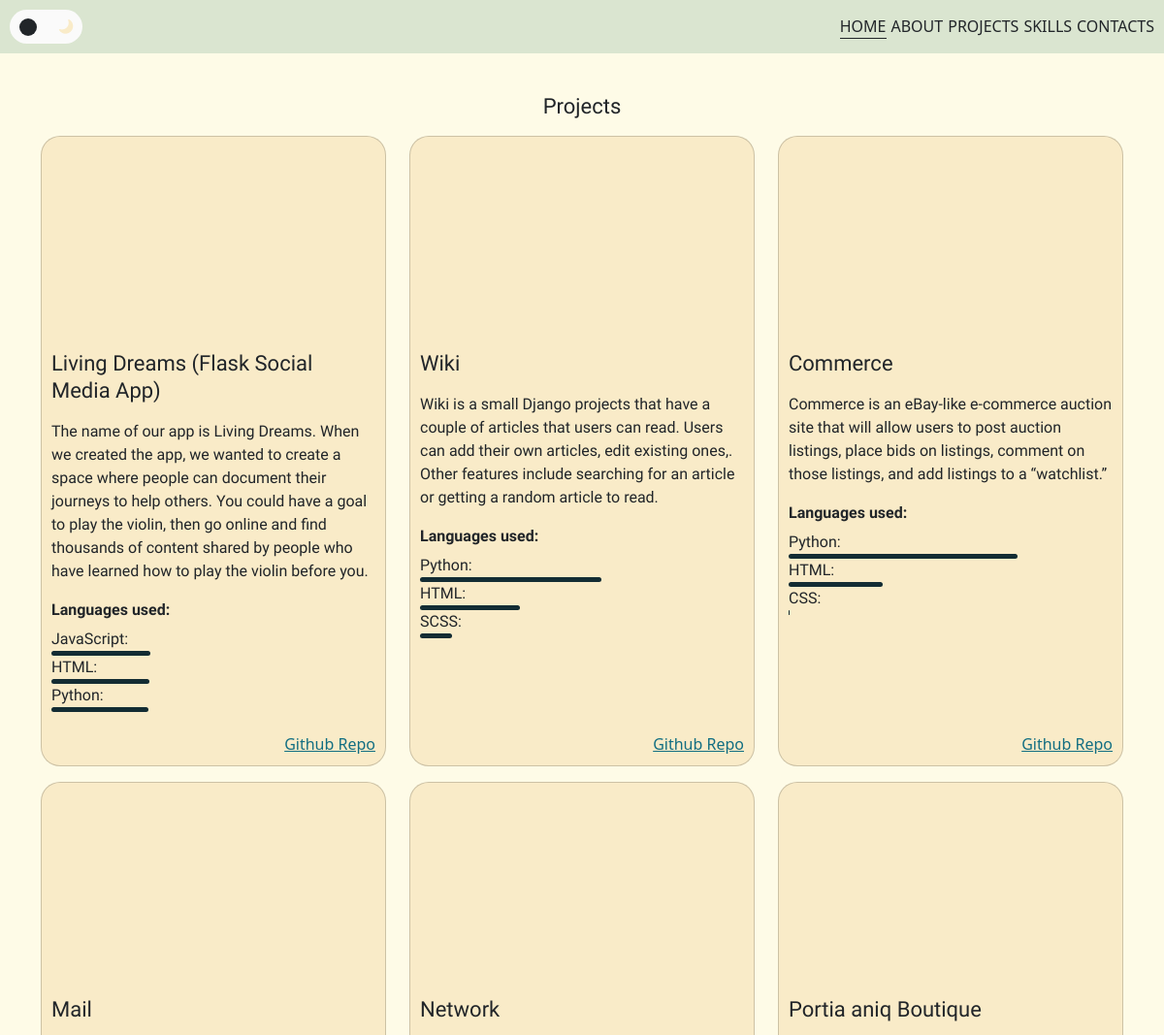
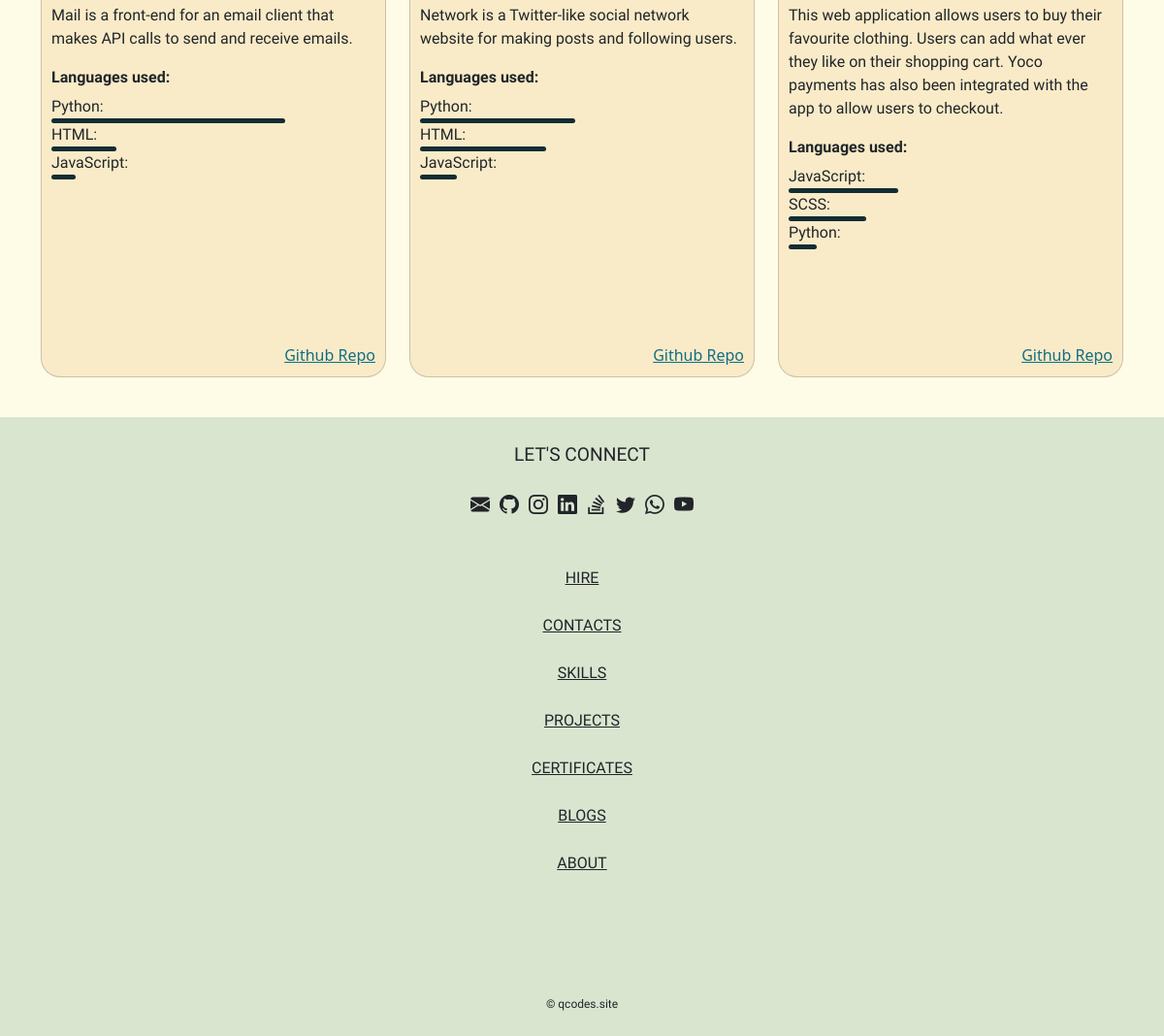
The app's page /projects with its own data (2 pictures, top to bottom).
### portfolio/models.py (models this page shows, shortened)
class Project(models.Model):
    name = models.CharField(max_length=100)
    about = models.TextField(max_length=2000)
    embed_link = models.CharField(max_length=200)
    video_link = models.CharField(max_length=200)
    github_repo = models.CharField(max_length=500)
    languages = models.JSONField()

### portfolio/views.py (the view)
# urls.py: path("projects", views.projects, name="projects")
def projects(request):
    return render(request, "portfolio/projects.html", {
        "projects": Project.objects.all()
    })

### portfolio/templates/portfolio/projects.html (shortened to what this page needs)
{% extends "portfolio/layout.html" %}
{% block body %}
<section id="projects">
    <div class="container">
        <p><div class="header">Projects</div></p>
        <div class="row">
            {% for project in projects %}
                <div class="col-sm-12 col-md-6 col-lg-4">
                    <div class="card">
                        <div class="show">
                            <iframe class="skeleton" width="100%" height="210px" src="{{ project.embed_link }}"
                                title="YouTube video player" frameborder="0"
                                allow="accelerometer; autoplay; clipboard-write; encrypted-media; gyroscope; picture-in-picture"
                                allowfullscreen>
                            </iframe>
                        </div>
                        <div class="info">
                            <div class="header text-start">
                                <p>{{ project.name }}</p>
                            </div>
                            <div class="content text-start about">{{ project.about }}</div>
                            <div class="content text-start languages">
                                <div class="stack-header">Languages used:</div>
                                {% for language, percentage in project.languages.items %}
                                    <div>{{ language }}:</div>
                                    <div class="stack" data-percentage="{{ percentage }}"></div>
                                {% endfor %}
                            </div>
                            <div class="text-end">
                                <span class="learn-more"><a href="{{ project.github_repo }}" target="_blank">Github Repo</a></span>
                            </div>
                        </div>
                    </div>
                </div>
            {% endfor %}
        </div>
    </div>
</section>
{% endblock %}

### portfolio/templates/portfolio/layout.html (shortened to what this page needs)
{% load static %}
<!DOCTYPE html>
<html lang="en">
<head>
    <link href="https://cdn.jsdelivr.net/npm/bootstrap@5.2.1/dist/css/bootstrap.min.css" rel="stylesheet"
>
    <link rel="stylesheet" href="https://cdn.jsdelivr.net/npm/bootstrap-icons@1.9.1/font/bootstrap-icons.css">
    <link rel="stylesheet" href="{% static 'portfolio/styles.css' %}">
</head>
<body>
    <header>
        <div id="toggle-modes">
            <i class="bi bi-moon-fill"></i>
            <div id="toggle-ball"></div>
        </div>
        <div id="menu-links">
            <a href="" id="home" class="active">Home</a>
            <a href="" id="about">About</a>
            <a href="" id="projects">Projects</a>
            <a href="" id="skills">Skills</a>
            <a href="" id="contacts">Contacts</a>
        </div>
    </header>
    <main>
        {% block body %}{% endblock %}
    </main>
    <footer>
        <div class="container">
            <div class="content">
                <div class="header">Let's connect</div>
                <div id="socials">
                    <div class="c-tooltip" id="mail" data-tooltip="Copy email to clipboard">
                        <i class="bi bi-envelope-fill"></i>
                    </div>
                    <div><a href="https://github.com/nqabenhle" target="_blank"><i class="bi bi-github"></i></a></div>
                    <div><a href="https://instagram.com/q.codes__" target="_blank"><i class="bi bi-instagram"></i></a>
                    </div>
                    <div><a href="https://www.linkedin.com/in/nqabenhle-mlaba-22115a234/" target="_blank"><i
                                class="bi bi-linkedin"></i></a></div>
                    <div><a href="https://stackoverflow.com/users/19370294/nqabenhle" target="_blank"><i
                                class="bi bi-stack-overflow"></i></a></div>
                    <div><a href="https://twitter.com/qcodes__/" target="_blank"><i class="bi bi-twitter"></i></a></div>
                    <div><a href="https://wa.me/2773432260" target="_blank"><i class="bi bi-whatsapp"></i></a></div>
                    <div><a href="https://www.youtube.com/channel/UCJxQhYuwavXInmXK2H0lMyA" target="_blank"><i
                                class="bi bi-youtube"></i></a></div>
                </div>
                <div class="underline"><a href=""></a>Hire</div>
                <div class="underline"><a href=""></a>Contacts</div>
                <div class="underline"><a href=""></a>Skills</div>
                <div class="underline"><a href=""></a>Projects</div>
                <div class="underline"><a href=""></a>Certificates</div>
                <div class="underline"><a href=""></a>Blogs</div>
                <div class="underline"><a href=""></a>About</div>
            </div>
            <div id="copyright">&#169; qcodes.site</div>
        </div>
    </footer>
</body>
</html>

### portfolio/static/portfolio/styles.css (style rules this page uses)
.underline { text-decoration: underline; }
.c-tooltip { position: relative; }
.c-tooltip::before, .c-tooltip::after { position: absolute; top: -.25rem; left: 50%; transform: translateX(-50%) translateY(-100%) scale(0); transition: 50ms transform; transform-origin: bottom center; }
.c-tooltip:before { content: attr(data-tooltip); padding: .5rem; width: max-content; border-radius: .3rem; text-align: center; background-color: #000; color: #fff; }
.skeleton { width: 100%; aspect-ratio: 1/1; animation: skeleton-loading 1s linear infinite alternate; }
* { box-sizing: border-box; }
body { margin: 0; }
main { background: #FEFBE7; text-align: center; }
a, a:hover, a:active { text-decoration: none; color: inherit; cursor: pointer; }
section { padding: 25px 0; }
.header { line-height: 20px; font-size: 16px; font-weight: 500; font-family: "Glory", sans-serif; }
.content { line-height: 16px; font-size: 12px; font-family: "Glory", sans-serif; }
.learn-more { color: #126E82; text-decoration: underline; }
.card { width: 100%; height: 100%; border-radius: 20px; background-color: #F9EBC8; position: relative; z-index: 1; overflow: hidden; margin-bottom: 16px; height: 550px; }
.card .show { height: 210px; z-index: 1; overflow: hidden; }
.card .info { padding: 10px; }
.card .info .text-end { position: absolute; bottom: 10px; right: 10px; }
header { background-color: #DAE5D0; width: 100%; padding: 10px; display: flex; justify-content: space-between; align-items: center; }
header #toggle-modes { display: flex; justify-content: space-between; align-items: center; width: 75px; height: 35px; padding: 0 10px; border-radius: 30px; background-color: #FAFAFA; position: relative; }
header #toggle-modes i.bi-moon-fill { color: #F9EBC8; font-size: 15px; -o-transform: rotate(-100deg); -moz-transform: rotate(-100deg); -webkit-transform: rotate(-100deg); transform: rotate(-100deg); }
header #toggle-modes #toggle-ball { background-color: #212529; width: 18px; height: 18px; border-radius: 50%; position: absolute; -o-animation: no-animation 1s forwards; -moz-animation: no-animation 1s forwards; -webkit-animation: no-animation 1s forwards; animation: no-animation 1s forwards; left: 10px; }
header i { font-size: 30px; }
header #menu-links { display: none; text-transform: uppercase; }
header #menu-links a { margin-right: 5px; }
header #menu-links a:last-child { margin-right: 0; }
header #menu-links a.active::after { content: ''; display: block; width: 100%; height: 1px; background-color: #212529; }
header #menu-links a::after { content: ''; display: block; width: 0; height: 1px; background-color: #212529; -o-transition: width .3s; -moz-transition: width .3s; -webkit-transition: width .3s; transition: width .3s; }
footer { background-color: #DAE5D0; line-height: 16px; font-size: 12px; font-family: "Glory", sans-serif; padding: 25px 0; text-align: center; }
footer #socials { display: flex; justify-content: center; }
footer #socials div { margin-right: 10px; }
footer #socials div:last-child { margin-right: 0; }
footer #socials i { font-size: 20px; }
footer .content { text-transform: uppercase; margin-bottom: 125px; }
footer .content .header { font-size: 1.2em !important; font-weight: 500; }
footer div { margin-bottom: 25px; }
footer div:last-child { margin-bottom: 0; }
#skills { color: #212529; }
#projects { padding-bottom: calc(25px 0 - 16px); }
#projects .card { height: 650px !important; margin-bottom: 16px; }
#projects .card .stack-header { font-weight: 700; margin: 16px 0 6px 0; }
#projects .card .stack { background-color: #132C33; border-radius: 20px; height: 5px; }
@media only screen and (min-width: 992px) { .card { margin: 0; } }
@media only screen and (min-width: 992px) { header #menu-links { display: flex; } }
@media only screen and (min-width: 600px) { .header { line-height: 24px; font-size: 16px; font-weight: 500; font-family: "Glory", sans-serif; } }
@media only screen and (min-width: 600px) { .content { line-height: 20px; font-size: 14px; font-family: "Glory", sans-serif; } }
@media only screen and (min-width: 992px) { .header { line-height: 28px; font-size: 22px; font-family: "Glory", sans-serif; } }
@media only screen and (min-width: 992px) { .content { line-height: 24px; font-size: 16px; font-family: "Glory", sans-serif; } }

### records on screen
Project: name "Living Dreams (Flask Social Media App)", about "The name of our app is Living Dreams. When we created the app, we wanted to create a space where people can document their journeys to help others. You could have a goal to play the violin, then go online and find thousands of content shared by people who have learned how to play the violin before you.", languages "JavaScript" "HTML" "Python"
Project: name "Wiki", about "Wiki is a small Django projects that have a couple of articles that users can read. Users can add their own articles, edit existing ones,. Other features include searching for an article or getting a random article to read.", languages "Python" "HTML" "SCSS"
Project: name "Commerce", about "Commerce is an eBay-like e-commerce auction site that will allow users to post auction listings, place bids on listings, comment on those listings, and add listings to a “watchlist.”", languages "Python" "HTML" "CSS"
Project: name "Mail", about "Mail is a front-end for an email client that makes API calls to send and receive emails.", languages "Python" "HTML" "JavaScript"
Project: name "Network", about "Network is a Twitter-like social network website for making posts and following users.", languages "Python" "HTML" "JavaScript"
Project: name "Portia aniq Boutique", about "This web application allows users to buy their favourite clothing. Users can add what ever they like on their shopping cart. Yoco payments has also been integrated with the app to allow users to checkout.", languages "JavaScript" "SCSS" "Python"
